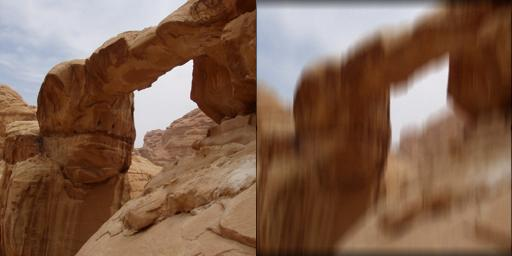
#> input picture data/small/test/301.jpg, 512 x 256 px
$ python data_utils.py   (older library calls are emulated)
#> lines starting #> are read from the running program, lines starting #| are printed output that depends on the picture
import glob as gb
import os

import h5py
import numpy as np
from PIL import Image
from tqdm import tqdm


# normalization x to [-1,1]
def normalization(x):
    return x / 127.5 - 1


# according the image path to read the image and covert it
# to the given size, then slice it, finally return the full and blur images
def format_image(image_path, size):
#> called with image_path = 'data/small/test/301.jpg', size = 256
    image = Image.open(image_path)
#> image is the input picture: PIL image 512x256 RGB; mean R, G, B 128.9, 97.6, 78.2
    # slice image into full and blur images
    image_full = image.crop((0, 0, image.size[0] / 2, image.size[1]))
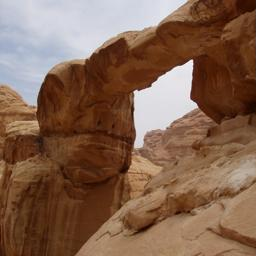
#> image_full: PIL image 256x256 RGB; mean R, G, B 130.8, 99.2, 79.6
    # Note the full image in left, the blur image in right
    image_blur = image.crop((image.size[0] / 2, 0, image.size[0], image.size[1]))
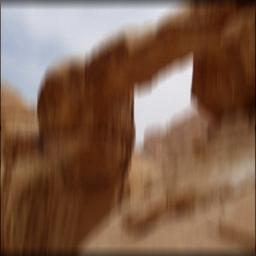
#> image_blur: PIL image 256x256 RGB; mean R, G, B 127.1, 96, 76.8

    # image_full.show()
    # image_blur.show()

    image_full = image_full.resize((size, size), Image.ANTIALIAS)
    image_blur = image_blur.resize((size, size), Image.ANTIALIAS)

    # return the numpy arrays
    return np.array(image_full), np.array(image_blur)


# convert images to hdf5 data
def build_hdf5(jpeg_dir, size=256):
    # put data in HDF5
    hdf5_file = os.path.join('data', 'data.h5')
    with h5py.File(hdf5_file, 'w') as f:

        for data_type in tqdm(['train', 'test'], desc='create HDF5 dataset from images'):
            data_path = jpeg_dir + '/%s/*.jpg' % data_type
            images_path = gb.glob(data_path)
            # print(images_path)
            data_full = []
            data_blur = []
            for image_path in images_path:
                image_full, image_blur = format_image(image_path, size)
                data_full.append(image_full)
                data_blur.append(image_blur)

            # print(len(data_full))
            # print(len(data_blur))
            f.create_dataset('%s_data_full' % data_type, data=data_full)
            f.create_dataset('%s_data_blur' % data_type, data=data_blur)


# load data by data type
def load_data(data_type):
    with h5py.File('data/data.h5', 'r') as f:
        data_full = f['%s_data_full' % data_type][:].astype(np.float32)
        data_full = normalization(data_full)

        data_blur = f['%s_data_blur' % data_type][:].astype(np.float32)
        data_blur = normalization(data_blur)

        return data_full, data_blur


def generate_image(full, blur, generated, path, epoch=None, index=None):
    full = full * 127.5 + 127.5
    blur = blur * 127.5 + 127.5
    generated = generated * 127.5 + 127.5
    for i in range(generated.shape[0]):
        image_full = full[i, :, :, :]
        image_blur = blur[i, :, :, :]
        image_generated = generated[i, :, :, :]
        image = np.concatenate((image_full, image_blur, image_generated), axis=1)
        if (epoch is not None) and (index is not None):
            Image.fromarray(image.astype(np.uint8)).save(path + str(epoch + 1) + '_' + str(index + 1) + '.png')
        else:
            Image.fromarray(image.astype(np.uint8)).save(path + str(i) + '.png')


if __name__ == '__main__':
    format_image('data/small/test/301.jpg', size=256)
    build_hdf5('data/small')
    img_full, img_blur = load_data('train')
    print(img_full, '\n', len(img_blur))
